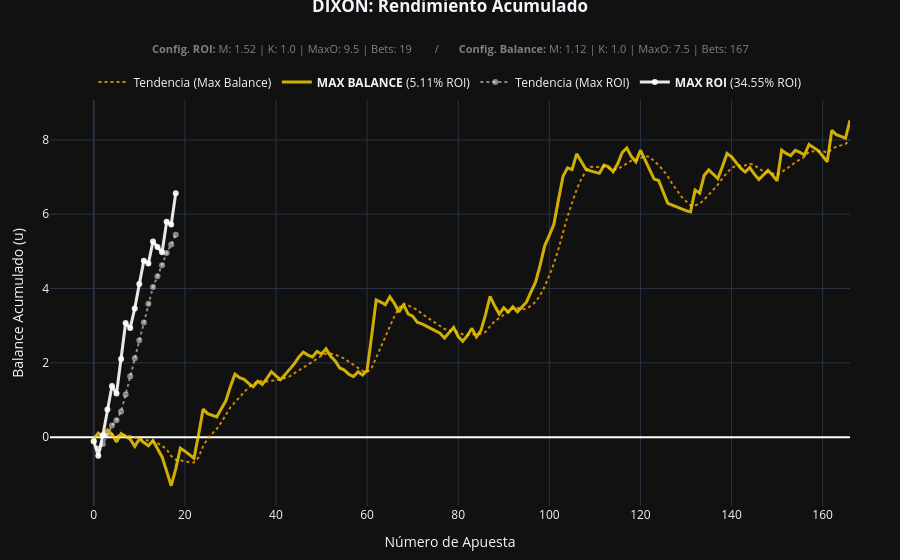

Notebook code cell kept with this figure:
### Code cell
# --- VISUALIZACIÓN DE LA MEJOR ESTRATEGIA: DIXON (ROI vs BALANCE) ---

if 'best_history_dixon_df' in locals() and not df_grid_dixon_sorted.empty:
    # -------------------------------------------------------------------------
    # PREPARACIÓN DE DATOS: ESTRATEGIA MEJOR ROI
    # -------------------------------------------------------------------------
    df_viz_roi_d = best_history_dixon_df.sort_values('Date').reset_index(drop=True)
    df_viz_roi_d['Balance_Cum'] = df_viz_roi_d['Ganancia'].cumsum()
    df_viz_roi_d['MA_Balance'] = df_viz_roi_d['Balance_Cum'].rolling(window=7, min_periods=1).mean()

    # Parámetros ROI
    roi_row_d = df_grid_dixon_sorted.iloc[0]
    rd_val, rd_bal, rd_bets = roi_row_d['ROI(%)'], roi_row_d['Balance'], int(roi_row_d['Apuestas'])
    rd_marg, rd_kelly, rd_max_o = roi_row_d['Margen'], roi_row_d['Kelly'], roi_row_d['Max_Odd']

    # -------------------------------------------------------------------------
    # PREPARACIÓN DE DATOS: ESTRATEGIA MEJOR BALANCE (REGENERACIÓN VECTORIZADA)
    # -------------------------------------------------------------------------
    bal_row_d = df_grid_dixon_sorted.sort_values(by='Balance', ascending=False).iloc[0]

    if (bal_row_d['Margen'] != rd_marg) or (bal_row_d['Kelly'] != rd_kelly) or (bal_row_d['Max_Odd'] != rd_max_o):
        bd_m, bd_k, bd_mo = bal_row_d['Margen'], bal_row_d['Kelly'], bal_row_d['Max_Odd']

        mask_bal_d = valid_mask_dixon & (odds_flat_dixon <= bd_mo) & (probs_flat_dixon * odds_flat_dixon > bd_m)

        df_viz_bal_d = pd.DataFrame({
            'Date': fechas_flat_dixon[mask_bal_d],
            'Ganancia': profit_base_dixon[mask_bal_d] * bd_k * unit
        }).sort_values('Date').reset_index(drop=True)
    else:
        df_viz_bal_d = df_viz_roi_d.copy()

    df_viz_bal_d['Balance_Cum'] = df_viz_bal_d['Ganancia'].cumsum()
    df_viz_bal_d['MA_Balance'] = df_viz_bal_d['Balance_Cum'].rolling(window=7, min_periods=1).mean()

    bd_val, bd_bal_total, bd_bets = bal_row_d['ROI(%)'], bal_row_d['Balance'], int(bal_row_d['Apuestas'])
    bd_marg, bd_kelly, bd_max_o = bal_row_d['Margen'], bal_row_d['Kelly'], bal_row_d['Max_Odd']

    # -------------------------------------------------------------------------
    # DISEÑO DEL GRÁFICO (PLOTLY)
    # -------------------------------------------------------------------------
    fig = go.Figure()

    # Trazas de Balance
    fig.add_trace(go.Scatter(x=df_viz_bal_d.index, y=df_viz_bal_d['MA_Balance'], name='Tendencia (Max Balance)',
                             line=dict(color='rgba(255, 165, 0, 0.8)', width=2, dash='dot')))

    fig.add_trace(go.Scatter(x=df_viz_bal_d.index, y=df_viz_bal_d['Balance_Cum'],
                             name=f'<b>MAX BALANCE</b> ({bd_val:.2f}% ROI)',
                             line=dict(color='rgba(255, 215, 0, 0.8)', width=3)))

    # Trazas de ROI
    fig.add_trace(go.Scatter(x=df_viz_roi_d.index, y=df_viz_roi_d['MA_Balance'], name='Tendencia (Max ROI)',
                             line=dict(color='rgba(255, 255, 255, 0.5)', width=2, dash='dot')))

    fig.add_trace(go.Scatter(x=df_viz_roi_d.index, y=df_viz_roi_d['Balance_Cum'],
                             name=f'<b>MAX ROI</b> ({rd_val:.2f}% ROI)',
                             line=dict(color='rgba(255, 255, 255, 0.9)', width=3)))

    # Construcción del subtítulo con toda la información
    subtitle_text = (f"<b>Config. ROI:</b> M: {rd_marg} | K: {rd_kelly} | MaxO: {rd_max_o} | Bets: {rd_bets}  "
                     f"      /       "
                     f"<b>Config. Balance:</b> M: {bd_marg} | K: {bd_kelly} | MaxO: {bd_max_o} | Bets: {bd_bets}")

    fig.update_layout(
    template='plotly_dark',
    # Título pegado al borde superior
    title={'text': '<b>DIXON: Rendimiento Acumulado</b>', 'y': 1, 'x': 0.5, 'xanchor': 'center'},

    # Subtítulo (Anotación) con los parámetros técnicos
    annotations=[
        dict(
            text=subtitle_text,
            showarrow=False,
            xref="paper", yref="paper",
            x=0.5,
            y=1.15,
            font=dict(size=11, color="gray")
        )
    ],

    hovermode='x unified',
    xaxis=dict(title='Número de Apuesta'),
    yaxis=dict(title='Balance Acumulado (u)', zeroline=True, zerolinecolor='white'),

    # Leyenda horizontal entre el subtítulo y el gráfico
    legend=dict(
        orientation="h",
        yanchor="top",
        y=1.08,
        xanchor="center",
        x=0.5
    ),

    # Margen superior ajustado para eliminar el vacío
    margin=dict(t=100, b=50, l=50, r=50)
)

    fig.show()
else:
    print("⚠️ No hay datos suficientes para graficar. Asegúrate de ejecutar la evaluación de Dixon primero.")

### Figure 1 — Plotly figure (JSON) as saved in the notebook; plotly's stock layout.template omitted (floating-point values rounded to 4 significant figures; data arrays with more than 128 entries replaced by an {"elided": "..."} marker saying what was removed)
{"data": [{"line": {"color": "rgba(255, 165, 0, 0.8)", "dash": "dot", "width": 2}, "name": "Tendencia (Max Balance)", "type": "scatter", "x": {"elided": "167 int values"}, "y": {"elided": "167 float values"}}, {"line": {"color": "rgba(255, 215, 0, 0.8)", "width": 3}, "name": "<b>MAX BALANCE</b> (5.11% ROI)", "type": "scatter", "x": {"elided": "167 int values"}, "y": {"elided": "167 float values"}}, {"line": {"color": "rgba(255, 255, 255, 0.5)", "dash": "dot", "width": 2}, "name": "Tendencia (Max ROI)", "type": "scatter", "x": [0, 1, 2, 3, 4, 5, 6, 7, 8, 9, 10, 11, 12, 13, 14, 15, 16, 17, 18], "y": [-0.1121, -0.3078, -0.1876, 0.04553, 0.3114, 0.4556, 0.6913, 1.146, 1.638, 2.125, 2.607, 3.089, 3.589, 4.041, 4.333, 4.624, 4.958, 5.186, 5.446]}, {"line": {"color": "rgba(255, 255, 255, 0.9)", "width": 3}, "name": "<b>MAX ROI</b> (34.55% ROI)", "type": "scatter", "x": [0, 1, 2, 3, 4, 5, 6, 7, 8, 9, 10, 11, 12, 13, 14, 15, 16, 17, 18], "y": [-0.1121, -0.5035, 0.05273, 0.745, 1.375, 1.176, 2.106, 3.072, 2.939, 3.461, 4.119, 4.751, 4.677, 5.265, 5.118, 4.974, 5.798, 5.722, 6.564]}], "layout": {"annotations": [{"font": {"color": "gray", "size": 11}, "showarrow": false, "text": "<b>Config. ROI:</b> M: 1.52 | K: 1.0 | MaxO: 9.5 | Bets: 19        /       <b>Config. Balance:</b> M: 1.12 | K: 1.0 | MaxO: 7.5 | Bets: 167", "x": 0.5, "xref": "paper", "y": 1.15, "yref": "paper"}], "hovermode": "x unified", "legend": {"orientation": "h", "x": 0.5, "xanchor": "center", "y": 1.08, "yanchor": "top"}, "margin": {"b": 50, "l": 50, "r": 50, "t": 100}, "title": {"text": "<b>DIXON: Rendimiento Acumulado</b>", "x": 0.5, "xanchor": "center", "y": 1}, "xaxis": {"title": {"text": "Número de Apuesta"}}, "yaxis": {"title": {"text": "Balance Acumulado (u)"}, "zeroline": true, "zerolinecolor": "white"}}}
